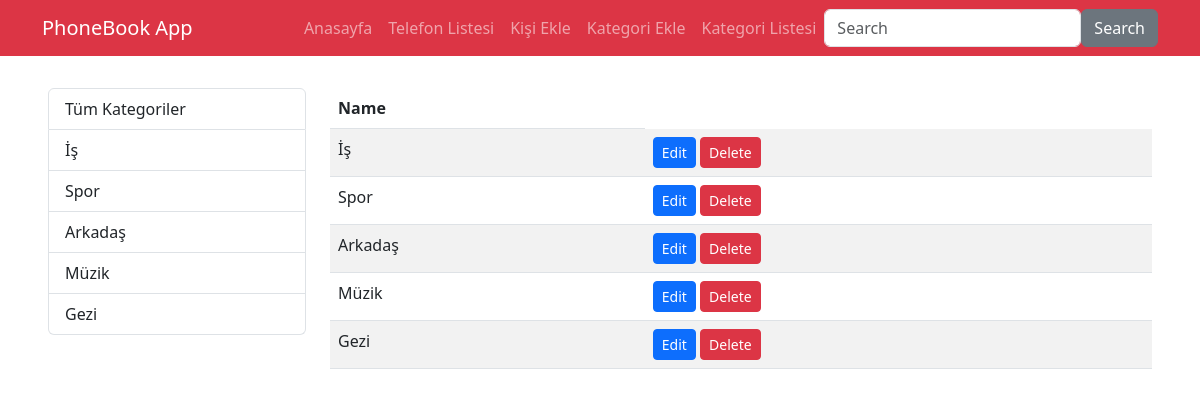
The page /phonebook_app/kategorilistesi/ on the database its author committed.
### phonebook_app/models.py (models this page shows, shortened)
class Category(models.Model):
    name = models.CharField(max_length=50)
    class Meta:
        verbose_name = "Kategori"
        verbose_name_plural = "Kategoriler"

### phonebook_app/views.py (the view)
# urls.py: path("kategorilistesi/", views.kategori_listesi, name="kategorilistesi"),
def kategori_listesi(request):
    categories = Category.objects.all()
    return render(
        request, "phonebook/kategori_listesi.html", {"categories": categories}
    )

### phonebook_app/templates/phonebook/kategori_listesi.html
{% extends 'base.html' %}
{% load static %}
{% block css_files %}
  <link rel="stylesheet" href="{% static 'phonebook_app/css/style.css' %}" />
{% endblock %}
{% block content %}
<table class="table table-striped">
  <thead>
    <tr>
      <th scope="col">Name</th>
    </tr>
  </thead>
  <tbody>
    {% for category in categories %}
    <tr>
      <td>
        <a class="list-group-item">{{ category.name }}</a></li>
      </td>
      <td><div class="buttons mt-3">
        <a href="{% url 'kategoriduzenle' category.id %}" class="btn btn-primary btn-sm">Edit</a>
        <a href="{% url 'kategorisil' category.id %}" class="btn btn-danger btn-sm">Delete</a>
      </div></td>
    </tr>
    {% endfor %}
  </tbody>
</table>
{% endblock %}

### templates/sidebar.html (shortened to what this page needs)
{% load static %}
{% block content %}
{% block css_files %}
  <link rel="stylesheet" href="{% static 'phonebook_app/css/style.css' %}" />
{% endblock %}
<div class="list-group">
    <a href="{% url 'phone_index' %}" class="list-group-item mb-3">Tüm Kategoriler</a>
    {% for category in categories %}
        <a class="list-group-item">{{ category.name }}</a></li>
    {% endfor %}
</div>
{% endblock %}

### phonebook_app/static/phonebook_app/css/style.css (style rules this page uses)
.list-group { list-style-type: none; }
.list-group-item:first-child { margin: 0 !important; }
.buttons { margin: 0 !important; }

### rows shown on the page
Category: name "İş"
Category: name "Spor"
Category: name "Arkadaş"
Category: name "Müzik"
Category: name "Gezi"
